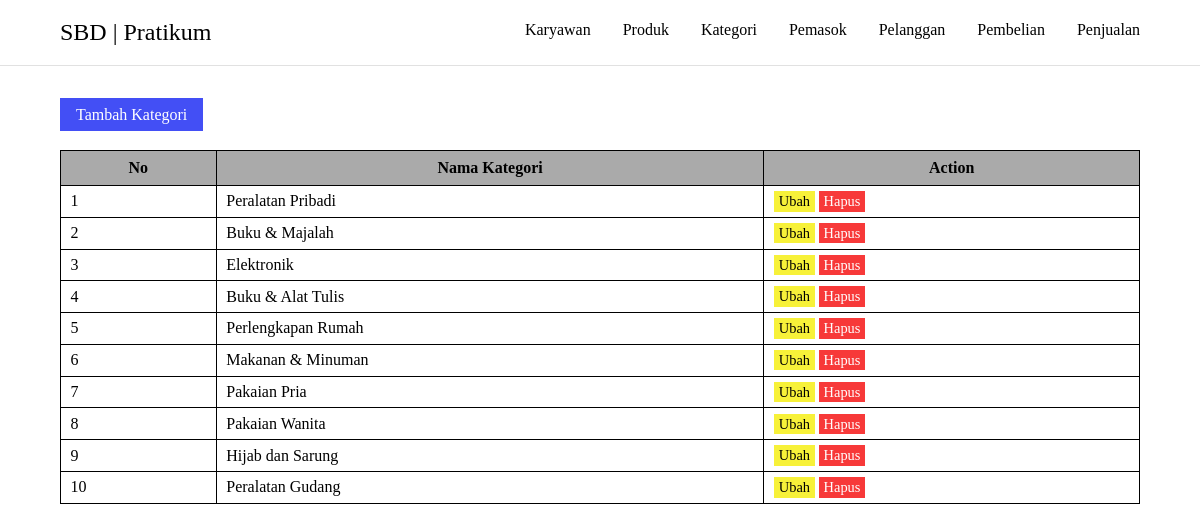
/praktikum_2/src/kategori.php, run on the app's committed database.
### tables this page shows
CREATE TABLE `tbkategori` (
  `idkategori` int(3) NOT NULL,
  `namakategori` varchar(40) DEFAULT NULL
);

### praktikum_2/src/kategori.php (the view, shortened to what this page needs)
<?php
include "../connection/config.php";
include "../components/header.php";
include "../components/navbar_inside.php";
?>
<div class="container">
    <a href="./insert_kategori.php" class="btn btn-primary">
        Tambah Kategori
    </a>
    <table class="table-main">
        <tr>
            <th>No</th>
            <th>Nama Kategori</th>
            <th>Action</th>
        </tr>
        <?php
        $increment = 1;
        $query = mysqli_query($connect, "SELECT * FROM tbkategori");
        while($data = mysqli_fetch_assoc($query)) :
        ?>
        <tr>
            <td><?= $increment++ ?></td>
            <td><?= $data['namakategori'] ?></td>
            <td>
                <a class="btn-warning btn-sm" href="./update_kategori.php?idkategori=<?= $data['idkategori'] ?>">Ubah</a>
                <a class="btn-danger btn-sm" href="./delete_kategori.php?idkategori=<?= $data['idkategori'] ?>" onclick="return confirm('Yakin data dihapus?');">Hapus</a>
            </td>
        </tr>
        <?php endwhile; ?>
    </table>
</div>
<?php include "../components/footer.php"; ?>

### praktikum_2/assets/css/style.css (style rules this page uses)
* { padding: 0; margin: 0; box-sizing: border-box; text-decoration: none; list-style: none; }
.container { padding: 2rem 5%; }
.table-main { border: 1px solid #000; width: 100%; border-collapse: collapse; }
.table-main th { border: 1px solid #000; padding: 0.5rem 0.8rem; background: #aaa; }
.table-main td { border: 1px solid #000; padding: 0.4rem 0.6rem; }
.btn { display: inline-block; background: #fff; color: #555; padding: 0.45rem 1rem; border: 1px solid #555; margin-bottom: 1.2rem; font-weight: 500; cursor: pointer; }
.btn-sm { padding: 0.14rem 0.3rem; font-size: 0.9rem; }
.btn-primary { background: #434ff5; color: #fff; border: none; }
.btn-danger { background: #f73939; color: #fff; border: none; }
.btn-warning { background: #f7f139; color: #000; border: none; }

### data on the page
tbkategori: namakategori "Peralatan Pribadi"
tbkategori: namakategori "Buku & Majalah"
tbkategori: namakategori "Elektronik"
tbkategori: namakategori "Buku & Alat Tulis"
tbkategori: namakategori "Perlengkapan Rumah"
tbkategori: namakategori "Makanan & Minuman"
tbkategori: namakategori "Pakaian Pria"
tbkategori: namakategori "Pakaian Wanita"
tbkategori: namakategori "Hijab dan Sarung"
tbkategori: namakategori "Peralatan Gudang"
